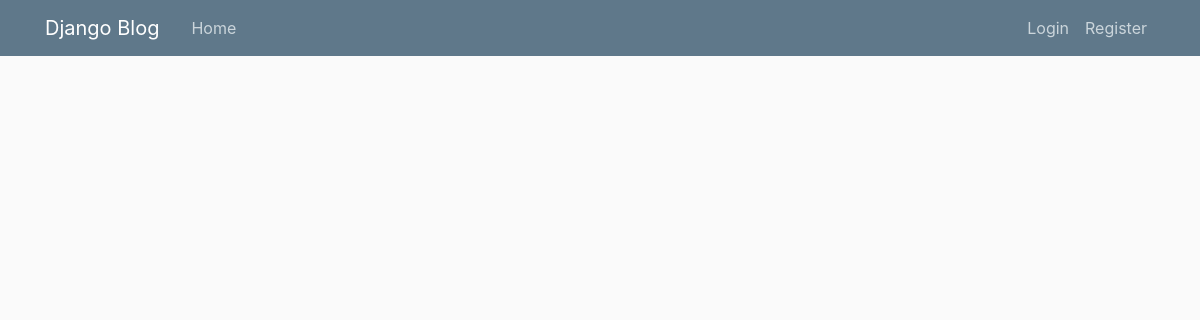
Before: / with the older database file.
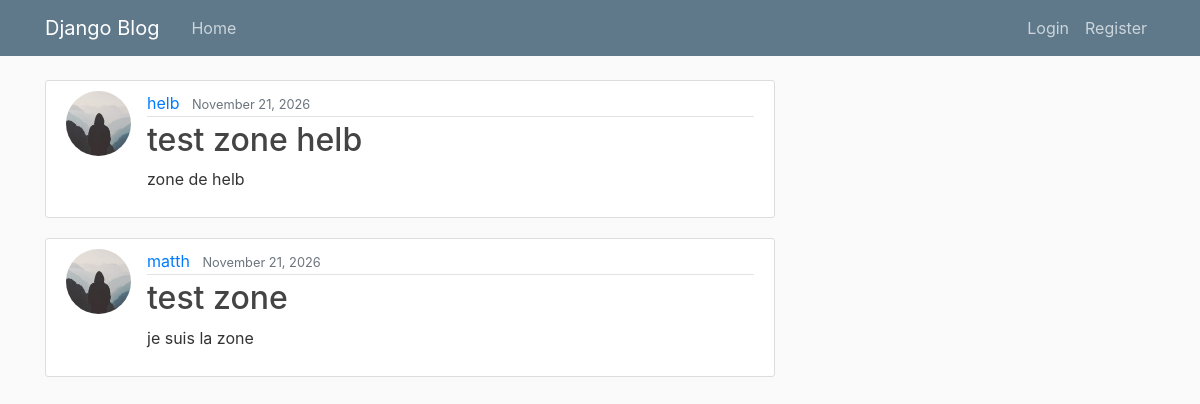
After: the same page with the newer database file.
### zone/models.py (models this page shows, shortened)
class Zone(models.Model):
    STATUS_CHOICES = [
        ("ACTIVE", "Active"),
        ("ANALYSE", "En analyse"),
        ("SUSPENDUE", "Suspendue"),
    ]
    user = models.ForeignKey(
        User,
        on_delete=models.CASCADE
    )
    name_zone = models.CharField(max_length=100)
    localisation = models.CharField(max_length=255)
    description = models.TextField(blank=True)
    size_zone = models.FloatField(
        null=True,
        blank=True
    )
    statut = models.CharField(
        max_length=20,
        choices=STATUS_CHOICES,
        default="ACTIVE"
    )
    date_creation = models.DateTimeField(
        auto_now_add=True
    )

### users/models.py (models this page shows, shortened)
class Profile(models.Model):
    user = models.OneToOneField(User, on_delete=models.CASCADE)
    image = models.ImageField(default='default.jpg', upload_to='profile_pics')

### zone/views.py (the view)
# urls.py: path('', ZoneListView.as_view(), name='zone-home'),
class ZoneListView(ListView):
    model = Zone
    template_name = 'zone/home.html'  # <app>/<model>_<viewtype>.html
    context_object_name = 'zones'
    ordering = ['-date_creation']

### zone/templates/zone/home.html
{% extends "zone/base.html" %}
{% block content %}
    {% for zone in zones %}
        <article class="media content-section">
          <img class="rounded-circle article-img" src="{{ zone.user.profile.image.url }}">
          <div class="media-body">
            <div class="article-metadata">
              <a class="mr-2" href="#">{{ zone.user }}</a>
              <small class="text-muted">{{ zone.date_creation|date:"F d, Y" }}</small>
            </div>
            <h2><a class="article-title" href="{% url 'zone-detail' zone.id %}">{{ zone.name_zone }}</a></h2>
            <p class="article-content">{{ zone.description }}</p>
          </div>
        </article>
    {% endfor %}
{% endblock content %}

### zone/templates/zone/base.html (shortened to what this page needs)
{% load static %}
<!DOCTYPE html>
<html>
<head>
    <link rel="stylesheet" href="https://maxcdn.bootstrapcdn.com/bootstrap/4.0.0/css/bootstrap.min.css">
    <link rel="stylesheet" type="text/css" href="{% static 'blog/main.css' %}">
</head>
<body>
    <header class="site-header">
      <nav class="navbar navbar-expand-md navbar-dark bg-steel fixed-top">
        <div class="container">
          <a class="navbar-brand mr-4" href="{% url 'zone-home' %}">Django Blog</a>
          <div class="collapse navbar-collapse" id="navbarToggle">
            <div class="navbar-nav mr-auto">
              <a class="nav-item nav-link" href="{% url 'zone-home' %}">Home</a>
            </div>
            <div class="navbar-nav">
              {% if user.is_authenticated %}
                <a class="nav-item nav-link" href="{% url 'zone-create' %}">New Post</a>
                <a class="nav-item nav-link" href="{% url 'profile' %}">Profile</a>
                <a class="nav-item nav-link" href="{% url 'logout' %}">Logout</a>
              {% else %}
                <a class="nav-item nav-link" href="{% url 'login' %}">Login</a>
                <a class="nav-item nav-link" href="{% url 'register' %}">Register</a>
              {% endif %}
            </div>
          </div>
        </div>
      </nav>
    </header>
    <main role="main" class="container">
      <div class="row">
        <div class="col-md-8">
          {% block content %}{% endblock %}
        </div>
      </div>
    </main>
</body>
</html>

### blog/static/blog/main.css (style rules this page uses)
body { background: #fafafa; color: #333333; margin-top: 5rem; }
h1, h2, h3, h4, h5, h6 { color: #444444; }
.bg-steel { background-color: #5f788a; }
.site-header .navbar-nav .nav-link { color: #cbd5db; }
.content-section { background: #ffffff; padding: 10px 20px; border: 1px solid #dddddd; border-radius: 3px; margin-bottom: 20px; }
.article-title { color: #444444; }
.article-content { white-space: pre-line; }
.article-img { height: 65px; width: 65px; margin-right: 16px; }
.article-metadata { padding-bottom: 1px; margin-bottom: 4px; border-bottom: 1px solid #e3e3e3 }

Changed rows visible on the page:
added Zone: user.profile.image (placeholder picture), user "helb", date_creation "November 21, 2026", name_zone "test zone helb", description "zone de helb"
added Zone: user.profile.image (placeholder picture), user "matth", date_creation "November 21, 2026", name_zone "test zone", description "je suis la zone"
